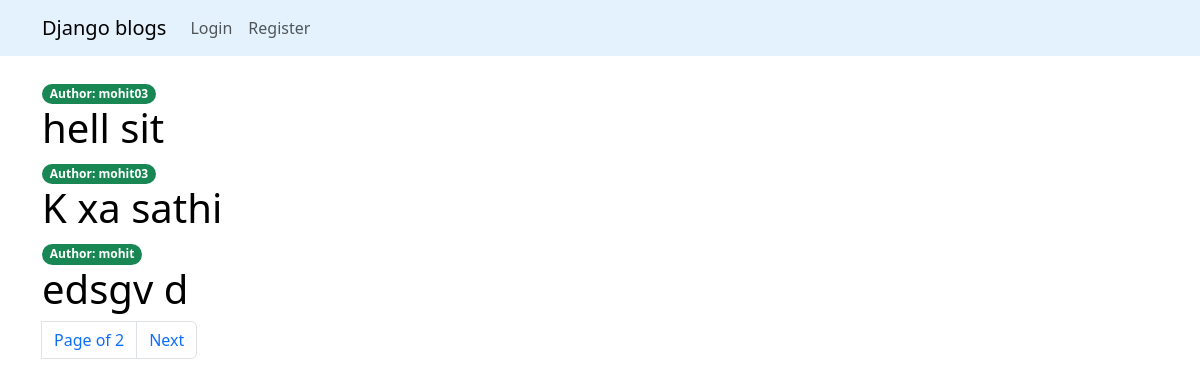
/, run on an earlier commit of the app's database.
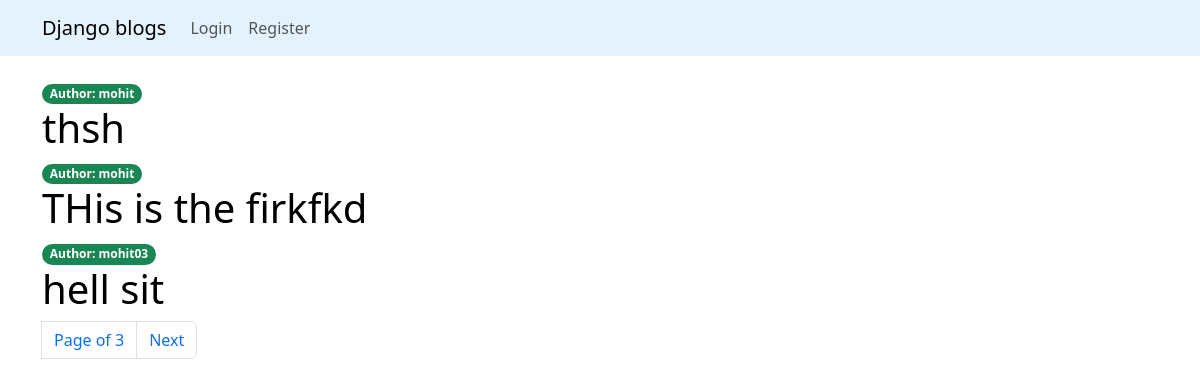
And on a later commit of the database.
### articles/models.py (models this page shows, shortened)
class Article(models.Model):
    title = models.CharField(max_length = 200)
    description = models.TextField()
    slug = models.SlugField(max_length = 300, unique = True)
    published = models.DateTimeField(auto_now_add = True)
    author = models.ForeignKey(User, on_delete = models.CASCADE)

### articles/views.py (the view)
# urls.py: path('',views.article_list,name = 'article-list'),
def article_list(request):
    article_list = Article.objects.all().order_by('-published')
    paginator = Paginator(article_list, 3)
    page= request.GET.get('page')
    try:
        articles = paginator.page(page)
    except PageNotAnInteger:
        articles = paginator.page(1)
    except EmptyPage:
        articles = paginator.page(paginator.num_pages)
    context = {
        'article_list': articles,
        'page': page,}
    return render(request,"article.html",context)

### templates/article.html (shortened to what this page needs)
{% extends 'base.html'%}
{% block body %}
<div class = "container mt-4">
  {% for article in article_list%}
   <span class = "badge rounded-pill bg-success"> Author: {{article.author}}</span>
   <h1 ><a  class = 'link-style 'href="{% url 'article-detail' article.slug %}">{{article.title}}</a></h1>
  {% endfor %}
  {% include 'articles/pagination.html' with page=article_list %}
</div>
{% endblock%}

What changed in the data, as far as the page shows it:
no longer on this page (row unchanged): Article: author "mohit03", title "K xa sathi"
no longer on this page (row unchanged): Article: author "mohit", title "edsgv d"
added Article: author "mohit", title "thsh"
added Article: author "mohit", title "THis is the firkfkd"
Also different on the page:
{{ page.paginator.num_pages }}: "2" → "3"
